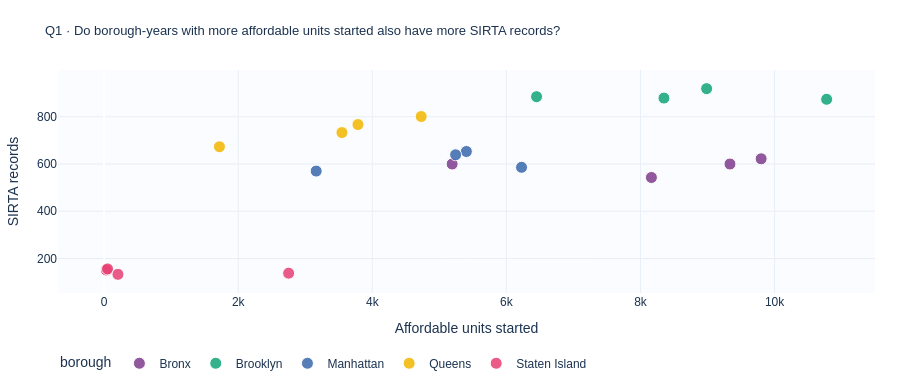
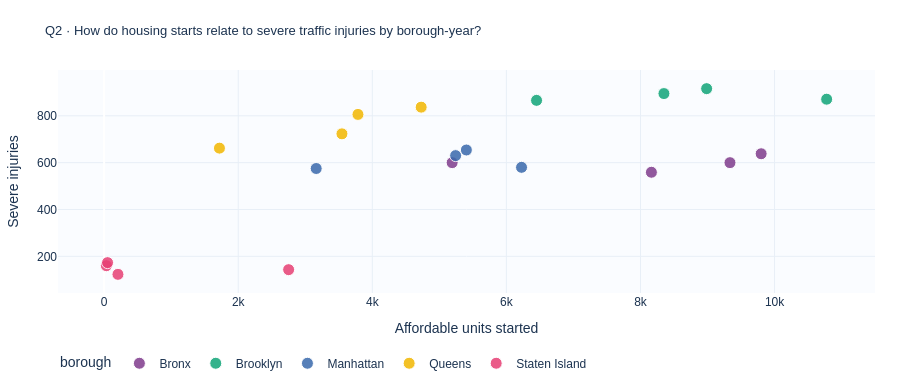
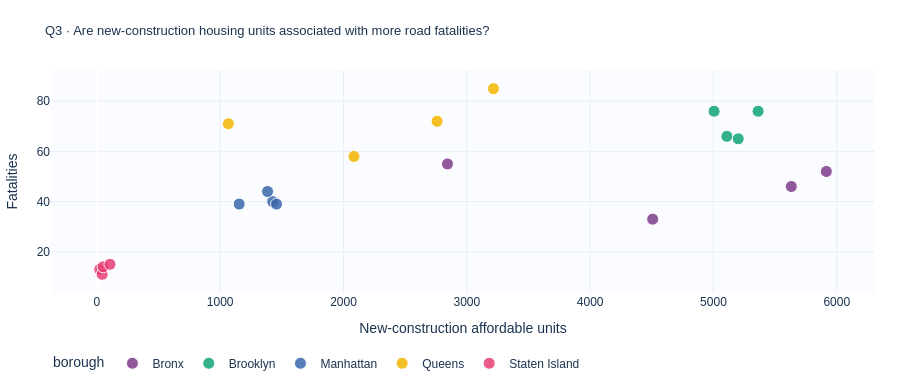
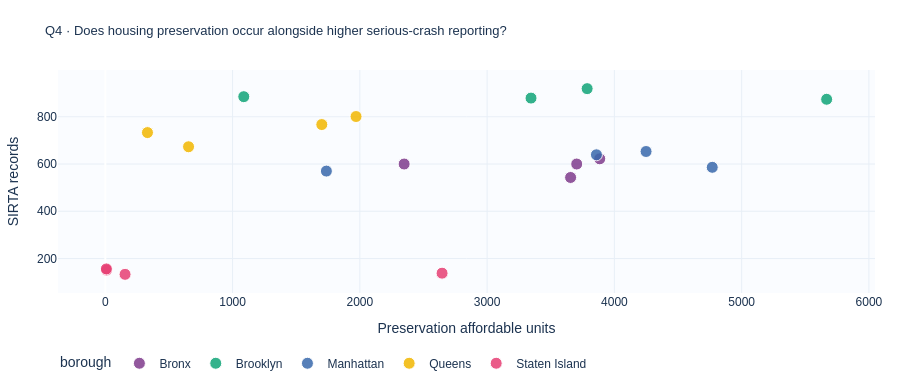

Notebook source saved alongside these figures, in order:
### Markdown cell above
## 6. Research questions & one chart per question

Each question below is investigated with a relationship-relevant interactive Plotly figure in the website. **Do not make causal claims.** Questions 1–8 satisfy the minimum four-member team requirement. Questions 9–10 add a fifth member; questions 11–12 add a sixth. Each member should confirm that their assigned work was actually done by them before attribution.

| Chart | Research question | Core visual |
|---|---|---|
| 1 | Do more housing-unit starts correspond with more SIRTA records? | Borough-year scatter |
| 2 | Do housing-unit starts correspond with more severe injuries? | Borough-year scatter |
| 3 | How do new-construction units compare with reported fatalities? | Scatter |
| 4 | How do preservation units compare with SIRTA record activity? | Scatter |
| 5 | Are more housing projects associated with more severe injuries? | Scatter |
| 6 | Are more building-project records associated with reported fatalities? | Scatter |
| 7 | Which areas have both substantial housing starts and severe-injury activity? | Cross-domain bubble scatter |
| 8 | Are the relative trends of housing starts and severe injuries synchronized? | Indexed time series |
| 9 | Which borough-years are relatively above or below peers in housing versus injuries? | Difference-of-z-scores heatmap |
| 10 | How do borough shares of housing and SIRTA differ? | Paired percentage-of-total bars |
| 11 | Do annual changes in starts and SIRTA records move together? | Growth-rate line |
| 12 | Does mean project size correspond with severe injuries per SIRTA record? | Scatter |

The charts tell a **descriptive**, not predictive, story. Z-score comparisons describe relative intensity, **not road-safety risk**, and the numerator/denominator in Chart 12 are intensities within two separate datasets.

### Code cell
from app import figures, CHART_QUESTIONS
all_figures = figures(integrated)
assert len(all_figures)==12
# Display all 12 exactly as the website will (interactive hover/zoom).
for i,fig in enumerate(all_figures, start=1):
    print(f'Visualization {i} — {CHART_QUESTIONS[i-1]}')
    display(fig)

### Figure 1 — Plotly figure (JSON) as saved in the notebook; plotly's stock layout.template omitted (floating-point values rounded to 4 significant figures)
{"data": [{"customdata": [[2022], [2023], [2024], [2025]], "hovertemplate": "<b>%{hovertext}</b><br><br>borough=Bronx<br>housing_units=%{x}<br>sirta_records=%{y}<br>year=%{customdata[0]}<extra></extra>", "hovertext": ["2022", "2023", "2024", "2025"], "legendgroup": "Bronx", "marker": {"color": "rgb(127, 60, 141)", "line": {"color": "white", "width": 1}, "opacity": 0.85, "size": 12, "symbol": "circle"}, "mode": "markers", "name": "Bronx", "orientation": "v", "showlegend": true, "type": "scatter", "x": [5191.0, 9335.0, 9800.0, 8163.0], "xaxis": "x", "y": [600, 600, 622, 543], "yaxis": "y"}, {"customdata": [[2022], [2023], [2024], [2025]], "hovertemplate": "<b>%{hovertext}</b><br><br>borough=Brooklyn<br>housing_units=%{x}<br>sirta_records=%{y}<br>year=%{customdata[0]}<extra></extra>", "hovertext": ["2022", "2023", "2024", "2025"], "legendgroup": "Brooklyn", "marker": {"color": "rgb(17, 165, 121)", "line": {"color": "white", "width": 1}, "opacity": 0.85, "size": 12, "symbol": "circle"}, "mode": "markers", "name": "Brooklyn", "orientation": "v", "showlegend": true, "type": "scatter", "x": [6450.0, 10780.0, 8987.0, 8350.0], "xaxis": "x", "y": [885, 874, 919, 879], "yaxis": "y"}, {"customdata": [[2022], [2023], [2024], [2025]], "hovertemplate": "<b>%{hovertext}</b><br><br>borough=Manhattan<br>housing_units=%{x}<br>sirta_records=%{y}<br>year=%{customdata[0]}<extra></extra>", "hovertext": ["2022", "2023", "2024", "2025"], "legendgroup": "Manhattan", "marker": {"color": "rgb(57, 105, 172)", "line": {"color": "white", "width": 1}, "opacity": 0.85, "size": 12, "symbol": "circle"}, "mode": "markers", "name": "Manhattan", "orientation": "v", "showlegend": true, "type": "scatter", "x": [3163.0, 5403.0, 5243.0, 6226.0], "xaxis": "x", "y": [570, 653, 639, 586], "yaxis": "y"}, {"customdata": [[2022], [2023], [2024], [2025]], "hovertemplate": "<b>%{hovertext}</b><br><br>borough=Queens<br>housing_units=%{x}<br>sirta_records=%{y}<br>year=%{customdata[0]}<extra></extra>", "hovertext": ["2022", "2023", "2024", "2025"], "legendgroup": "Queens", "marker": {"color": "rgb(242, 183, 1)", "line": {"color": "white", "width": 1}, "opacity": 0.85, "size": 12, "symbol": "circle"}, "mode": "markers", "name": "Queens", "orientation": "v", "showlegend": true, "type": "scatter", "x": [1720.0, 3547.0, 4729.0, 3786.0], "xaxis": "x", "y": [673, 733, 801, 767], "yaxis": "y"}, {"customdata": [[2022], [2023], [2024], [2025]], "hovertemplate": "<b>%{hovertext}</b><br><br>borough=Staten Island<br>housing_units=%{x}<br>sirta_records=%{y}<br>year=%{customdata[0]}<extra></extra>", "hovertext": ["2022", "2023", "2024", "2025"], "legendgroup": "Staten Island", "marker": {"color": "rgb(231, 63, 116)", "line": {"color": "white", "width": 1}, "opacity": 0.85, "size": 12, "symbol": "circle"}, "mode": "markers", "name": "Staten Island", "orientation": "v", "showlegend": true, "type": "scatter", "x": [33.0, 51.0, 206.0, 2752.0], "xaxis": "x", "y": [151, 156, 133, 138], "yaxis": "y"}], "layout": {"font": {"color": "#1C3350", "family": "Arial, sans-serif"}, "height": 390, "legend": {"orientation": "h", "title": {"text": "borough"}, "tracegroupgap": 0, "x": 0, "y": -0.25}, "margin": {"b": 45, "l": 37, "r": 25, "t": 70}, "paper_bgcolor": "#FFFFFF", "plot_bgcolor": "#FAFCFF", "title": {"font": {"size": 13}, "text": "Q1 · Do borough-years with more affordable units started also have more SIRTA records?"}, "xaxis": {"anchor": "y", "domain": [0.0, 1.0], "gridcolor": "#E8EFF7", "showgrid": true, "title": {"text": "Affordable units started"}}, "yaxis": {"anchor": "x", "domain": [0.0, 1.0], "gridcolor": "#E8EFF7", "showgrid": true, "title": {"text": "SIRTA records"}}}}

### Figure 2 — Plotly figure (JSON) as saved in the notebook; plotly's stock layout.template omitted (floating-point values rounded to 4 significant figures)
{"data": [{"customdata": [[2022], [2023], [2024], [2025]], "hovertemplate": "<b>%{hovertext}</b><br><br>borough=Bronx<br>housing_units=%{x}<br>severe_injuries=%{y}<br>year=%{customdata[0]}<extra></extra>", "hovertext": ["2022", "2023", "2024", "2025"], "legendgroup": "Bronx", "marker": {"color": "rgb(127, 60, 141)", "line": {"color": "white", "width": 1}, "opacity": 0.85, "size": 12, "symbol": "circle"}, "mode": "markers", "name": "Bronx", "orientation": "v", "showlegend": true, "type": "scatter", "x": [5191.0, 9335.0, 9800.0, 8163.0], "xaxis": "x", "y": [600.0, 600.0, 638.0, 559.0], "yaxis": "y"}, {"customdata": [[2022], [2023], [2024], [2025]], "hovertemplate": "<b>%{hovertext}</b><br><br>borough=Brooklyn<br>housing_units=%{x}<br>severe_injuries=%{y}<br>year=%{customdata[0]}<extra></extra>", "hovertext": ["2022", "2023", "2024", "2025"], "legendgroup": "Brooklyn", "marker": {"color": "rgb(17, 165, 121)", "line": {"color": "white", "width": 1}, "opacity": 0.85, "size": 12, "symbol": "circle"}, "mode": "markers", "name": "Brooklyn", "orientation": "v", "showlegend": true, "type": "scatter", "x": [6450.0, 10780.0, 8987.0, 8350.0], "xaxis": "x", "y": [866.0, 871.0, 916.0, 895.0], "yaxis": "y"}, {"customdata": [[2022], [2023], [2024], [2025]], "hovertemplate": "<b>%{hovertext}</b><br><br>borough=Manhattan<br>housing_units=%{x}<br>severe_injuries=%{y}<br>year=%{customdata[0]}<extra></extra>", "hovertext": ["2022", "2023", "2024", "2025"], "legendgroup": "Manhattan", "marker": {"color": "rgb(57, 105, 172)", "line": {"color": "white", "width": 1}, "opacity": 0.85, "size": 12, "symbol": "circle"}, "mode": "markers", "name": "Manhattan", "orientation": "v", "showlegend": true, "type": "scatter", "x": [3163.0, 5403.0, 5243.0, 6226.0], "xaxis": "x", "y": [575.0, 654.0, 630.0, 580.0], "yaxis": "y"}, {"customdata": [[2022], [2023], [2024], [2025]], "hovertemplate": "<b>%{hovertext}</b><br><br>borough=Queens<br>housing_units=%{x}<br>severe_injuries=%{y}<br>year=%{customdata[0]}<extra></extra>", "hovertext": ["2022", "2023", "2024", "2025"], "legendgroup": "Queens", "marker": {"color": "rgb(242, 183, 1)", "line": {"color": "white", "width": 1}, "opacity": 0.85, "size": 12, "symbol": "circle"}, "mode": "markers", "name": "Queens", "orientation": "v", "showlegend": true, "type": "scatter", "x": [1720.0, 3547.0, 4729.0, 3786.0], "xaxis": "x", "y": [662.0, 723.0, 837.0, 806.0], "yaxis": "y"}, {"customdata": [[2022], [2023], [2024], [2025]], "hovertemplate": "<b>%{hovertext}</b><br><br>borough=Staten Island<br>housing_units=%{x}<br>severe_injuries=%{y}<br>year=%{customdata[0]}<extra></extra>", "hovertext": ["2022", "2023", "2024", "2025"], "legendgroup": "Staten Island", "marker": {"color": "rgb(231, 63, 116)", "line": {"color": "white", "width": 1}, "opacity": 0.85, "size": 12, "symbol": "circle"}, "mode": "markers", "name": "Staten Island", "orientation": "v", "showlegend": true, "type": "scatter", "x": [33.0, 51.0, 206.0, 2752.0], "xaxis": "x", "y": [160.0, 173.0, 123.0, 143.0], "yaxis": "y"}], "layout": {"font": {"color": "#1C3350", "family": "Arial, sans-serif"}, "height": 390, "legend": {"orientation": "h", "title": {"text": "borough"}, "tracegroupgap": 0, "x": 0, "y": -0.25}, "margin": {"b": 45, "l": 37, "r": 25, "t": 70}, "paper_bgcolor": "#FFFFFF", "plot_bgcolor": "#FAFCFF", "title": {"font": {"size": 13}, "text": "Q2 · How do housing starts relate to severe traffic injuries by borough-year?"}, "xaxis": {"anchor": "y", "domain": [0.0, 1.0], "gridcolor": "#E8EFF7", "showgrid": true, "title": {"text": "Affordable units started"}}, "yaxis": {"anchor": "x", "domain": [0.0, 1.0], "gridcolor": "#E8EFF7", "showgrid": true, "title": {"text": "Severe injuries"}}}}

### Figure 3 — Plotly figure (JSON) as saved in the notebook; plotly's stock layout.template omitted (floating-point values rounded to 4 significant figures)
{"data": [{"customdata": [[2022], [2023], [2024], [2025]], "hovertemplate": "<b>%{hovertext}</b><br><br>borough=Bronx<br>new_units=%{x}<br>fatalities=%{y}<br>year=%{customdata[0]}<extra></extra>", "hovertext": ["2022", "2023", "2024", "2025"], "legendgroup": "Bronx", "marker": {"color": "rgb(127, 60, 141)", "line": {"color": "white", "width": 1}, "opacity": 0.85, "size": 12, "symbol": "circle"}, "mode": "markers", "name": "Bronx", "orientation": "v", "showlegend": true, "type": "scatter", "x": [2843.0, 5631.0, 5915.0, 4507.0], "xaxis": "x", "y": [55.0, 46.0, 52.0, 33.0], "yaxis": "y"}, {"customdata": [[2022], [2023], [2024], [2025]], "hovertemplate": "<b>%{hovertext}</b><br><br>borough=Brooklyn<br>new_units=%{x}<br>fatalities=%{y}<br>year=%{customdata[0]}<extra></extra>", "hovertext": ["2022", "2023", "2024", "2025"], "legendgroup": "Brooklyn", "marker": {"color": "rgb(17, 165, 121)", "line": {"color": "white", "width": 1}, "opacity": 0.85, "size": 12, "symbol": "circle"}, "mode": "markers", "name": "Brooklyn", "orientation": "v", "showlegend": true, "type": "scatter", "x": [5362.0, 5109.0, 5201.0, 5005.0], "xaxis": "x", "y": [76.0, 66.0, 65.0, 76.0], "yaxis": "y"}, {"customdata": [[2022], [2023], [2024], [2025]], "hovertemplate": "<b>%{hovertext}</b><br><br>borough=Manhattan<br>new_units=%{x}<br>fatalities=%{y}<br>year=%{customdata[0]}<extra></extra>", "hovertext": ["2022", "2023", "2024", "2025"], "legendgroup": "Manhattan", "marker": {"color": "rgb(57, 105, 172)", "line": {"color": "white", "width": 1}, "opacity": 0.85, "size": 12, "symbol": "circle"}, "mode": "markers", "name": "Manhattan", "orientation": "v", "showlegend": true, "type": "scatter", "x": [1426.0, 1154.0, 1384.0, 1457.0], "xaxis": "x", "y": [40.0, 39.0, 44.0, 39.0], "yaxis": "y"}, {"customdata": [[2022], [2023], [2024], [2025]], "hovertemplate": "<b>%{hovertext}</b><br><br>borough=Queens<br>new_units=%{x}<br>fatalities=%{y}<br>year=%{customdata[0]}<extra></extra>", "hovertext": ["2022", "2023", "2024", "2025"], "legendgroup": "Queens", "marker": {"color": "rgb(242, 183, 1)", "line": {"color": "white", "width": 1}, "opacity": 0.85, "size": 12, "symbol": "circle"}, "mode": "markers", "name": "Queens", "orientation": "v", "showlegend": true, "type": "scatter", "x": [1066.0, 3216.0, 2759.0, 2085.0], "xaxis": "x", "y": [71.0, 85.0, 72.0, 58.0], "yaxis": "y"}, {"customdata": [[2022], [2023], [2024], [2025]], "hovertemplate": "<b>%{hovertext}</b><br><br>borough=Staten Island<br>new_units=%{x}<br>fatalities=%{y}<br>year=%{customdata[0]}<extra></extra>", "hovertext": ["2022", "2023", "2024", "2025"], "legendgroup": "Staten Island", "marker": {"color": "rgb(231, 63, 116)", "line": {"color": "white", "width": 1}, "opacity": 0.85, "size": 12, "symbol": "circle"}, "mode": "markers", "name": "Staten Island", "orientation": "v", "showlegend": true, "type": "scatter", "x": [23.0, 43.0, 51.0, 106.0], "xaxis": "x", "y": [13.0, 11.0, 14.0, 15.0], "yaxis": "y"}], "layout": {"font": {"color": "#1C3350", "family": "Arial, sans-serif"}, "height": 390, "legend": {"orientation": "h", "title": {"text": "borough"}, "tracegroupgap": 0, "x": 0, "y": -0.25}, "margin": {"b": 45, "l": 37, "r": 25, "t": 70}, "paper_bgcolor": "#FFFFFF", "plot_bgcolor": "#FAFCFF", "title": {"font": {"size": 13}, "text": "Q3 · Are new-construction housing units associated with more road fatalities?"}, "xaxis": {"anchor": "y", "domain": [0.0, 1.0], "gridcolor": "#E8EFF7", "showgrid": true, "title": {"text": "New-construction affordable units"}}, "yaxis": {"anchor": "x", "domain": [0.0, 1.0], "gridcolor": "#E8EFF7", "showgrid": true, "title": {"text": "Fatalities"}}}}

### Figure 4 — Plotly figure (JSON) as saved in the notebook; plotly's stock layout.template omitted (floating-point values rounded to 4 significant figures)
{"data": [{"customdata": [[2022], [2023], [2024], [2025]], "hovertemplate": "<b>%{hovertext}</b><br><br>borough=Bronx<br>preservation_units=%{x}<br>sirta_records=%{y}<br>year=%{customdata[0]}<extra></extra>", "hovertext": ["2022", "2023", "2024", "2025"], "legendgroup": "Bronx", "marker": {"color": "rgb(127, 60, 141)", "line": {"color": "white", "width": 1}, "opacity": 0.85, "size": 12, "symbol": "circle"}, "mode": "markers", "name": "Bronx", "orientation": "v", "showlegend": true, "type": "scatter", "x": [2348.0, 3704.0, 3885.0, 3656.0], "xaxis": "x", "y": [600, 600, 622, 543], "yaxis": "y"}, {"customdata": [[2022], [2023], [2024], [2025]], "hovertemplate": "<b>%{hovertext}</b><br><br>borough=Brooklyn<br>preservation_units=%{x}<br>sirta_records=%{y}<br>year=%{customdata[0]}<extra></extra>", "hovertext": ["2022", "2023", "2024", "2025"], "legendgroup": "Brooklyn", "marker": {"color": "rgb(17, 165, 121)", "line": {"color": "white", "width": 1}, "opacity": 0.85, "size": 12, "symbol": "circle"}, "mode": "markers", "name": "Brooklyn", "orientation": "v", "showlegend": true, "type": "scatter", "x": [1088.0, 5668.0, 3786.0, 3345.0], "xaxis": "x", "y": [885, 874, 919, 879], "yaxis": "y"}, {"customdata": [[2022], [2023], [2024], [2025]], "hovertemplate": "<b>%{hovertext}</b><br><br>borough=Manhattan<br>preservation_units=%{x}<br>sirta_records=%{y}<br>year=%{customdata[0]}<extra></extra>", "hovertext": ["2022", "2023", "2024", "2025"], "legendgroup": "Manhattan", "marker": {"color": "rgb(57, 105, 172)", "line": {"color": "white", "width": 1}, "opacity": 0.85, "size": 12, "symbol": "circle"}, "mode": "markers", "name": "Manhattan", "orientation": "v", "showlegend": true, "type": "scatter", "x": [1737.0, 4249.0, 3859.0, 4769.0], "xaxis": "x", "y": [570, 653, 639, 586], "yaxis": "y"}, {"customdata": [[2022], [2023], [2024], [2025]], "hovertemplate": "<b>%{hovertext}</b><br><br>borough=Queens<br>preservation_units=%{x}<br>sirta_records=%{y}<br>year=%{customdata[0]}<extra></extra>", "hovertext": ["2022", "2023", "2024", "2025"], "legendgroup": "Queens", "marker": {"color": "rgb(242, 183, 1)", "line": {"color": "white", "width": 1}, "opacity": 0.85, "size": 12, "symbol": "circle"}, "mode": "markers", "name": "Queens", "orientation": "v", "showlegend": true, "type": "scatter", "x": [654.0, 331.0, 1970.0, 1701.0], "xaxis": "x", "y": [673, 733, 801, 767], "yaxis": "y"}, {"customdata": [[2022], [2023], [2024], [2025]], "hovertemplate": "<b>%{hovertext}</b><br><br>borough=Staten Island<br>preservation_units=%{x}<br>sirta_records=%{y}<br>year=%{customdata[0]}<extra></extra>", "hovertext": ["2022", "2023", "2024", "2025"], "legendgroup": "Staten Island", "marker": {"color": "rgb(231, 63, 116)", "line": {"color": "white", "width": 1}, "opacity": 0.85, "size": 12, "symbol": "circle"}, "mode": "markers", "name": "Staten Island", "orientation": "v", "showlegend": true, "type": "scatter", "x": [10.0, 8.0, 155.0, 2646.0], "xaxis": "x", "y": [151, 156, 133, 138], "yaxis": "y"}], "layout": {"font": {"color": "#1C3350", "family": "Arial, sans-serif"}, "height": 390, "legend": {"orientation": "h", "title": {"text": "borough"}, "tracegroupgap": 0, "x": 0, "y": -0.25}, "margin": {"b": 45, "l": 37, "r": 25, "t": 70}, "paper_bgcolor": "#FFFFFF", "plot_bgcolor": "#FAFCFF", "title": {"font": {"size": 13}, "text": "Q4 · Does housing preservation occur alongside higher serious-crash reporting?"}, "xaxis": {"anchor": "y", "domain": [0.0, 1.0], "gridcolor": "#E8EFF7", "showgrid": true, "title": {"text": "Preservation affordable units"}}, "yaxis": {"anchor": "x", "domain": [0.0, 1.0], "gridcolor": "#E8EFF7", "showgrid": true, "title": {"text": "SIRTA records"}}}}
